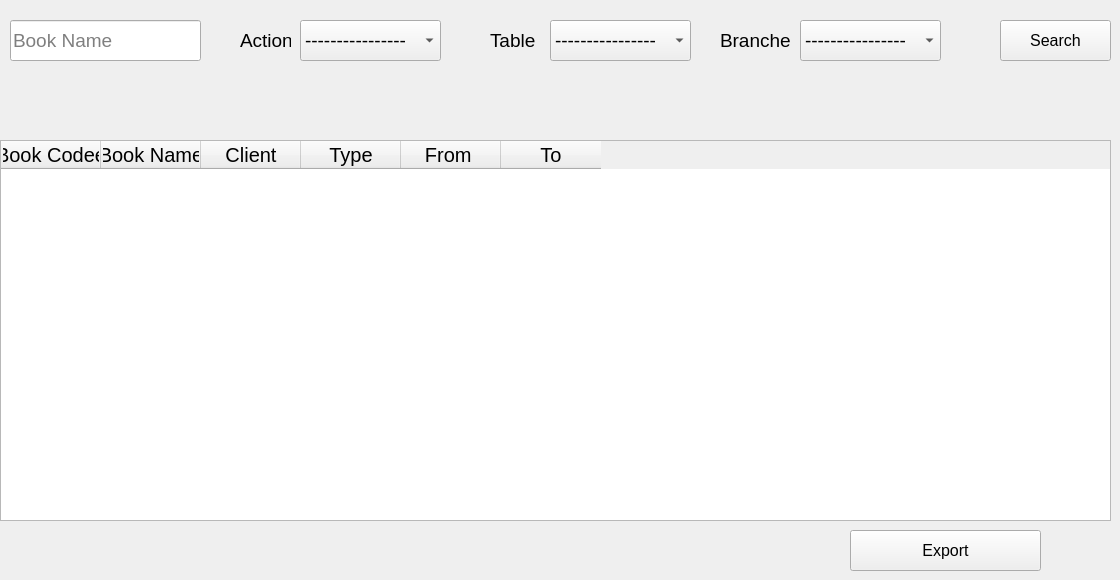
    <widget class="QWidget" name="tab_6">
     <attribute name="title">
      <string>Page</string>
     </attribute>
     <widget class="QPushButton" name="pushButton_10">
      <property name="geometry">
       <rect>
        <x>1000</x>
        <y>20</y>
        <width>111</width>
        <height>41</height>
       </rect>
      </property>
      <property name="font">
       <font>
        <family>Segoe UI</family>
        <pointsize>12</pointsize>
       </font>
      </property>
      <property name="text">
       <string>Search</string>
      </property>
     </widget>
     <widget class="QComboBox" name="comboBox_3">
      <property name="geometry">
       <rect>
        <x>300</x>
        <y>20</y>
        <width>141</width>
        <height>41</height>
       </rect>
      </property>
      <property name="font">
       <font>
        <family>Segoe UI</family>
        <pointsize>14</pointsize>
        <weight>50</weight>
        <bold>false</bold>
       </font>
      </property>
      <item>
       <property name="text">
        <string>----------------</string>
       </property>
      </item>
      <item>
       <property name="text">
        <string>Log In </string>
       </property>
      </item>
      <item>
       <property name="text">
        <string>Log Out</string>
       </property>
      </item>
      <item>
       <property name="text">
        <string>Add Book </string>
       </property>
      </item>
      <item>
       <property name="text">
        <string>Edit Book</string>
       </property>
      </item>
      <item>
       <property name="text">
        <string>Delete Book</string>
       </property>
      </item>
      <item>
       <property name="text">
        <string>Add Client </string>
       </property>
      </item>
      <item>
       <property name="text">
        <string>Delete Client </string>
       </property>
      </item>
      <item>
       <property name="text">
        <string>Edit Client </string>
       </property>
      </item>
      <item>
       <property name="text">
        <string>Add Retrieve</string>
       </property>
      </item>
      <item>
       <property name="text">
        <string>Add Rent</string>
       </property>
      </item>
     </widget>
     <widget class="QLineEdit" name="lineEdit_3">
      <property name="geometry">
       <rect>
        <x>10</x>
        <y>20</y>
        <width>191</width>
        <height>41</height>
       </rect>
      </property>
      <property name="font">
       <font>
        <family>Segoe UI</family>
        <pointsize>14</pointsize>
       </font>
      </property>
      <property name="placeholderText">
       <string>Book Name</string>
      </property>
     </widget>
     <widget class="QTableWidget" name="tableWidget_3">
      <property name="geometry">
       <rect>
        <x>0</x>
        <y>140</y>
        <width>1111</width>
        <height>381</height>
       </rect>
      </property>
      <property name="font">
       <font>
        <family>Segoe UI</family>
        <pointsize>14</pointsize>
        <weight>50</weight>
        <italic>false</italic>
        <bold>false</bold>
       </font>
      </property>
      <column>
       <property name="text">
        <string>Book Codee</string>
       </property>
       <property name="font">
        <font>
         <pointsize>15</pointsize>
        </font>
       </property>
       <property name="textAlignment">
        <set>AlignCenter</set>
       </property>
      </column>
      <column>
       <property name="text">
        <string>Book Name</string>
       </property>
       <property name="font">
        <font>
         <pointsize>15</pointsize>
        </font>
       </property>
       <property name="textAlignment">
        <set>AlignCenter</set>
       </property>
      </column>
      <column>
       <property name="text">
        <string>Client</string>
       </property>
       <property name="font">
        <font>
         <pointsize>15</pointsize>
        </font>
       </property>
       <property name="textAlignment">
        <set>AlignCenter</set>
       </property>
      </column>
      <column>
       <property name="text">
        <string>Type</string>
       </property>
       <property name="font">
        <font>
         <pointsize>15</pointsize>
        </font>
       </property>
       <property name="textAlignment">
        <set>AlignCenter</set>
       </property>
      </column>
      <column>
       <property name="text">
        <string>From </string>
       </property>
       <property name="font">
        <font>
         <pointsize>15</pointsize>
        </font>
       </property>
       <property name="textAlignment">
        <set>AlignCenter</set>
       </property>
      </column>
      <column>
       <property name="text">
        <string>To</string>
       </property>
       <property name="font">
        <font>
         <pointsize>15</pointsize>
        </font>
       </property>
       <property name="textAlignment">
        <set>AlignCenter</set>
       </property>
      </column>
     </widget>
     <widget class="QLabel" name="label_33">
      <property name="geometry">
       <rect>
        <x>240</x>
        <y>20</y>
        <width>51</width>
        <height>41</height>
       </rect>
      </property>
      <property name="font">
       <font>
        <family>Segoe UI</family>
        <pointsize>14</pointsize>
       </font>
      </property>
      <property name="text">
       <string>Action</string>
      </property>
     </widget>
     <widget class="QComboBox" name="comboBox_8">
      <property name="geometry">
       <rect>
        <x>550</x>
        <y>20</y>
        <width>141</width>
        <height>41</height>
       </rect>
      </property>
      <property name="font">
       <font>
        <family>Segoe UI</family>
        <pointsize>14</pointsize>
        <weight>50</weight>
        <bold>false</bold>
       </font>
      </property>
      <item>
       <property name="text">
        <string>----------------</string>
       </property>
      </item>
     </widget>
     <widget class="QLabel" name="label_34">
      <property name="geometry">
       <rect>
        <x>490</x>
        <y>20</y>
        <width>51</width>
        <height>41</height>
       </rect>
      </property>
      <property name="font">
       <font>
        <family>Segoe UI</family>
        <pointsize>14</pointsize>
       </font>
      </property>
      <property name="text">
       <string>Table</string>
      </property>
     </widget>
     <widget class="QComboBox" name="comboBox_9">
      <property name="geometry">
       <rect>
        <x>800</x>
        <y>20</y>
        <width>141</width>
        <height>41</height>
       </rect>
      </property>
      <property name="font">
       <font>
        <family>Segoe UI</family>
        <pointsize>14</pointsize>
        <weight>50</weight>
        <bold>false</bold>
       </font>
      </property>
      <item>
       <property name="text">
        <string>----------------</string>
       </property>
      </item>
     </widget>
     <widget class="QLabel" name="label_35">
      <property name="geometry">
       <rect>
        <x>720</x>
        <y>20</y>
        <width>71</width>
        <height>41</height>
       </rect>
      </property>
      <property name="font">
       <font>
        <family>Segoe UI</family>
        <pointsize>14</pointsize>
       </font>
      </property>
      <property name="text">
       <string>Branche</string>
      </property>
     </widget>
     <widget class="QPushButton" name="pushButton_35">
      <property name="geometry">
       <rect>
        <x>850</x>
        <y>530</y>
        <width>191</width>
        <height>41</height>
       </rect>
      </property>
      <property name="font">
       <font>
        <family>Segoe UI</family>
        <pointsize>12</pointsize>
       </font>
      </property>
      <property name="text">
       <string>Export</string>
      </property>
     </widget>
    </widget>
